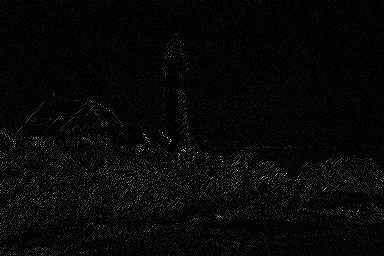
#> input picture lab3-photo-static-features/latarnia2_mono.png, 384 x 256 px, found by its file name
$ python monochromatic.py   (older library calls are emulated)
#> lines starting #> are read from the running program, lines starting #| are printed output that depends on the picture
import cv2
import os
import numpy as np
import matplotlib.pyplot as plt

class every_image(object):
    def __init__(self, dir: str) -> None:
        self.dir = dir
        self.image = cv2.imread(dir, cv2.IMREAD_UNCHANGED)
#> self.image is the input picture: shape (256, 384); min 0, max 248, mean 6.3
        print(f"image, wymiary: {self.image.shape}, typ danych:" +
            f"{self.image.dtype}, wartości: {self.image.min()} - {self.image.max()}")
#| image, wymiary: (256, 384), typ danych:uint8, wartości: 0 - 248

    def bit_per_px(self):
        return 8 * os.path.getsize(self.dir) / (self.image.shape[0] * self.image.shape[1])

    def calc_entropy(self, hist):
        pdf = hist/hist.sum()
        entropy = -sum([x*np.log2(x) for x in pdf if x != 0])
        return entropy

    def printi(self, img=None, img_title="image"):
        img = self.image if img is None else img
        print(f"{img_title}, wymiary: {img.shape}, typ danych: {img.dtype}, wartości: {img.min()} - {img.max()}")

    def cv_imshow(self, img=None, img_title="image", dir=None):
        img = self.image if img is None else img
        dir = "./imshow.png" if dir is None else dir
        # if (img.dtype == np.float32) or (img.dtype == np.float64):
        #     img_ = img / 255
        # # elif img.dtype == np.int16:
        # #     img_ = img*128
        # else:
        img_ = img
        cv2.imwrite(dir, img_) # zapis

    def calc_hist(self, img=None):
        img = self.image if img is None else img
        hist_image = cv2.calcHist([self.image], [0], None, [256], [0, 256])
#> hist_image = 256 values, max 53413 at index 0, min 0 at index 1, mean 384
        hist_image = hist_image.flatten()
        return hist_image

    def error_hist_save(self, hist, dir):
        with open(dir, "+w") as handle:
            for i in hist:
                handle.writelines(str(i) + '\n')

    def dwt(self, img):
        """
        Bardzo prosta i podstawowa implementacja, nie uwzględniająca efektywnych metod obliczania DWT
        i dopuszczająca pewne niedokładności.
        """
        maskL = np.array([0.02674875741080976, -0.01686411844287795, -0.07822326652898785, 0.2668641184428723,
            0.6029490182363579, 0.2668641184428723, -0.07822326652898785, -0.01686411844287795, 0.02674875741080976])
        maskH = np.array([0.09127176311424948, -0.05754352622849957, -0.5912717631142470, 1.115087052456994,
            -0.5912717631142470, -0.05754352622849957, 0.09127176311424948])

        bandLL = cv2.sepFilter2D(img,         -1, maskL, maskL)[::2, ::2]
        bandLH = cv2.sepFilter2D(img, cv2.CV_16S, maskL, maskH)[::2, ::2] ### ze względu na filtrację górnoprzepustową -> wartości ujemne, dlatego wynik 16-bitowy ze znakiem
        bandHL = cv2.sepFilter2D(img, cv2.CV_16S, maskH, maskL)[::2, ::2]
        bandHH = cv2.sepFilter2D(img, cv2.CV_16S, maskH, maskH)[::2, ::2]

        return bandLL, bandLH, bandHL, bandHH


class monochromatic(every_image):
    def __init__(self, dir) -> None:
        super().__init__(dir)

    def calc_entropy(self):
        H_image = super().calc_entropy(self.calc_hist())
#> in calc_entropy, `pdf = hist/hist.sum()`: pdf = 256 values, max 0.543 at index 0, min 0 at index 1, mean 0.00391
#> in calc_entropy, `entropy = -sum([x*np.log2(x) for x in pdf if x != 0])`: entropy = 2.83
#> H_image = 2.83
        return H_image

    def differential_image(self):
        img_tmp1 = self.image[:, 1:]
        img_tmp2 = self.image[:, :-1]
        image_hdiff = cv2.addWeighted(img_tmp1, 1, img_tmp2, -1, 0, dtype=cv2.CV_16S)
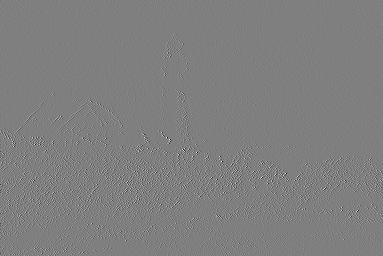
#> image_hdiff: shape (256, 383) int16; min -248, max 248, mean 0; drawn with min black and max white
        image_hdiff_0 = cv2.addWeighted(self.image[:, 0], 1, 0, 0, -127, dtype=cv2.CV_16S)
#> image_hdiff_0 = 256 values, max 7 at index 184, min -127 at index 2, mean -116.9
        image_hdiff = np.hstack((image_hdiff_0, image_hdiff))
#> image_hdiff: shape (256, 384) int16
        self.printi(image_hdiff)
#| image, wymiary: (256, 384), typ danych: int16, wartości: -248 - 248
        self.cv_imshow(image_hdiff + 128, "image_hdiff", dir="lab3-photo-static-features/charts/differential/mono_diff.png")
#> in cv_imshow, `cv2.imwrite(dir, img_)`:
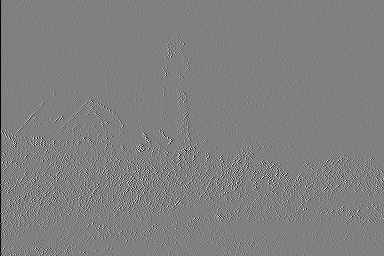
#> saved as mono_diff.png: shape (256, 384); min 0, max 255, mean 127.7

        hist_image = self.calc_hist()
        hist_diff = cv2.calcHist([(image_hdiff+255).astype(np.uint16)], [0], None, [511], [0, 511]).flatten()
#> hist_diff = 511 values, max 27021 at index 255, min 0 at index 0, mean 192.4

        self.error_hist_save(hist_image, "lab3-photo-static-features/mono_org_hist.txt")
#> the loop in error_hist_save, `for i in hist:` made 256 passes
#> i on passes 1 to 3: 53413, 0, 8028
        self.error_hist_save(hist_diff, "lab3-photo-static-features/mono_diff-hist.txt")
#> the loop in error_hist_save (call 2), `for i in hist:` made 511 passes

        return super().calc_entropy(hist_diff)

    def dwt_description(self):
        ll, lh, hl, hh = self.dwt(self.image)
#> in dwt, `bandHL = cv2.sepFilter2D(img, cv2.CV_16S, maskH, maskL)[::2, ::2]`:
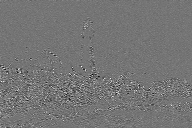
#> bandHL: shape (128, 192) int16; min -97, max 114, mean 0; drawn with min black and max white
#> in dwt, `bandHH = cv2.sepFilter2D(img, cv2.CV_16S, maskH, maskH)[::2, ::2]`:
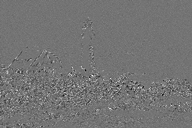
#> bandHH: shape (128, 192) int16; min -301, max 358, mean -0.2; drawn with min black and max white

        self.cv_imshow(ll, "LL2", "lab3-photo-static-features/charts/wavelet/LL.png")
        self.cv_imshow(cv2.multiply(lh, 2) + 128, "LH2", "lab3-photo-static-features/charts/wavelet/LH.png")
#> call 3 of cv_imshow, with img_title = 'LH2'
#> in cv_imshow (call 3), `cv2.imwrite(dir, img_)`:
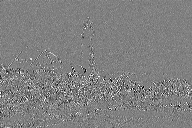
#> saved as LH.png: shape (128, 192); min 0, max 255, mean 128
        self.cv_imshow(cv2.multiply(hl, 2) + 128, "HL2", "lab3-photo-static-features/charts/wavelet/HL.png")
#> call 4 of cv_imshow, with img_title = 'HL2'
#> in cv_imshow (call 4), `cv2.imwrite(dir, img_)`:
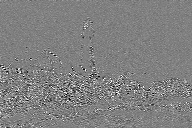
#> saved as HL.png: shape (128, 192); min 0, max 255, mean 128
        self.cv_imshow(cv2.multiply(hh, 2) + 128, "HH2", "lab3-photo-static-features/charts/wavelet/HH.png")
#> in cv_imshow (call 5), `cv2.imwrite(dir, img_)`:
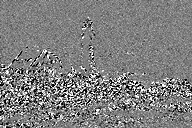
#> saved as HH.png: shape (128, 192); min 0, max 255, mean 126.9

        hist_ll = cv2.calcHist([ll], [0], None, [256], [0, 256]).flatten()
#> hist_ll = 256 values, max 3521 at index 2, min 0 at index 58, mean 96
        hist_lh = cv2.calcHist([(lh+255).astype(np.uint16)], [0], None, [511], [0, 511]).flatten()
#> hist_lh = 511 values, max 1939 at index 254, min 0 at index 0, mean 48.09
        hist_hl = cv2.calcHist([(hl+255).astype(np.uint16)], [0], None, [511], [0, 511]).flatten()
#> hist_hl = 511 values, max 1828 at index 254, min 0 at index 0, mean 48.09
        hist_hh = cv2.calcHist([(hh+255).astype(np.uint16)], [0], None, [511], [0, 511]).flatten()
#> hist_hh = 511 values, max 831 at index 255, min 0 at index 0, mean 48.08
        H_ll = super().calc_entropy(hist_ll)
#> H_ll = 4.13
        H_lh = super().calc_entropy(hist_lh)
#> H_lh = 5.19
        H_hl = super().calc_entropy(hist_hl)
#> H_hl = 5.28
        H_hh = super().calc_entropy(hist_hh)
#> H_hh = 6.54

        self.error_hist_save(hist_ll, "lab3-photo-static-features/hist_ll.txt")
        self.error_hist_save(hist_lh, "lab3-photo-static-features/hist_lh.txt")
        self.error_hist_save(hist_hl, "lab3-photo-static-features/hist_hl.txt")
        self.error_hist_save(hist_hh, "lab3-photo-static-features/hist_hh.txt")
        # [4 lines of commented-out code are left out]

        return [H_ll, H_lh, H_hl, H_hh]


class colourful(every_image):
    def __init__(self, dir: str) -> None:
        super().__init__(dir)

    # [67 lines left out: functions entropy, YUV, RGB, RD_curve, calc_mse_psnr, not called in this run]


if __name__ == "__main__":
    mono = monochromatic("lab3-photo-static-features/latarnia2_mono.png")
    print(f"a) Bits per pixle in PNG compression: {mono.bit_per_px()} bit/px")
    print(f"b) H(image) = {mono.calc_entropy():.4f}")
    # NIe, przepływność mniejsza nie oznacza że entropia jest większa od średniej
    # długości, ponieważ matma się nie zgadza i wgl indukowałoby to bit niosący więcej informacji niż 1
    print(f"c) H(differential) = {mono.differential_image():.4f}")
    entropy = mono.dwt_description()
#> entropy = [4.13, 5.19, 5.28, 6.54]
    print(f"H(LL) = {entropy[0]:.4f} \nH(LH) = {entropy[1]:.4f} \nH(HL) = {entropy[2]:.4f} \nH(HH) = {entropy[3]:.4f} \nH_śr = {sum(entropy)/len(entropy):.4f}")
#| H(LL) = 4.1346
#| H(LH) = 5.1908
#| H(HL) = 5.2800
#| H(HH) = 6.5406
#| H_śr = 5.2865

#> (the run stopped early here; a loop or call above may not have finished)
